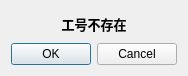
<?xml version="1.0" encoding="UTF-8"?>
<ui version="4.0">
 <class>Dialogerror</class>
 <widget class="QDialog" name="Dialogerror">
  <property name="geometry">
   <rect>
    <x>0</x>
    <y>0</y>
    <width>176</width>
    <height>76</height>
   </rect>
  </property>
  <property name="windowTitle">
   <string>Dialog</string>
  </property>
  <layout class="QVBoxLayout" name="verticalLayout">
   <item>
    <widget class="QLabel" name="label">
     <property name="font">
      <font>
       <pointsize>10</pointsize>
       <weight>75</weight>
       <bold>true</bold>
      </font>
     </property>
     <property name="text">
      <string>工号不存在</string>
     </property>
     <property name="alignment">
      <set>Qt::AlignCenter</set>
     </property>
    </widget>
   </item>
   <item>
    <widget class="QDialogButtonBox" name="buttonBox">
     <property name="orientation">
      <enum>Qt::Horizontal</enum>
     </property>
     <property name="standardButtons">
      <set>QDialogButtonBox::Cancel|QDialogButtonBox::Ok</set>
     </property>
    </widget>
   </item>
  </layout>
 </widget>
 <resources/>
 <connections>
  <connection>
   <sender>buttonBox</sender>
   <signal>accepted()</signal>
   <receiver>Dialogerror</receiver>
   <slot>accept()</slot>
   <hints>
    <hint type="sourcelabel">
     <x>248</x>
     <y>254</y>
    </hint>
    <hint type="destinationlabel">
     <x>157</x>
     <y>274</y>
    </hint>
   </hints>
  </connection>
  <connection>
   <sender>buttonBox</sender>
   <signal>rejected()</signal>
   <receiver>Dialogerror</receiver>
   <slot>reject()</slot>
   <hints>
    <hint type="sourcelabel">
     <x>316</x>
     <y>260</y>
    </hint>
    <hint type="destinationlabel">
     <x>286</x>
     <y>274</y>
    </hint>
   </hints>
  </connection>
 </connections>
</ui>
